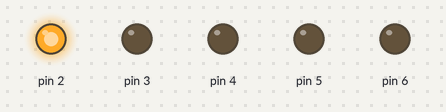
A sketch run on a simulated Arduino Uno, built with avr-gcc and run on an emulated ATmega328P. Parts: output pins drawn as LEDs (lit = HIGH).

Above: at 0.5 s.
At 1.5 s:
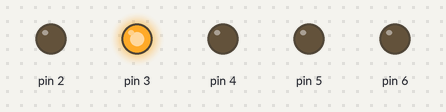
At 2.5 s:
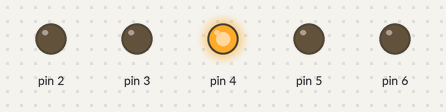
At 3.5 s:
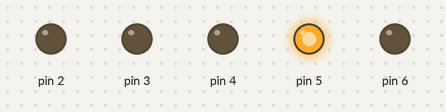
At 4.5 s:
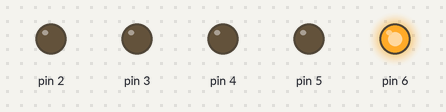
Timing chart, 0 to 6.5 s (numbered marks = the images above):
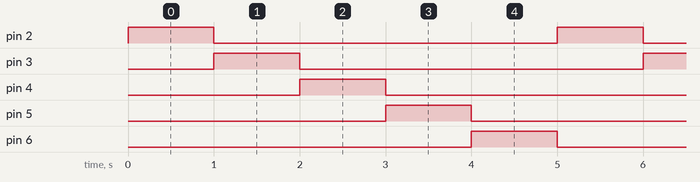

Measured:
- by itself, pin 2–6: alternates HIGH for 1.0 s and LOW for 4.0 s
- by itself, everything shown: repeats every 5.0 s, in 6 steps

The sketch:

Project_1.ino
```cpp
void setup() {
  //  setup LEDS
  pinMode(2, OUTPUT);
  pinMode(3, OUTPUT);
  pinMode(4, OUTPUT);
  pinMode(5, OUTPUT);
  pinMode(6, OUTPUT);
}

void loop() {
  // loop code for LED 1-5
  //Code for LED 1
  digitalWrite(2, HIGH);
  delay(1000);
  digitalWrite(2, LOW);
  //Code for LED 2
  digitalWrite(3, HIGH);
  delay(1000);
  digitalWrite(3, LOW);
  //LED 3
  digitalWrite(4, HIGH);
  delay(1000);
  digitalWrite(4, LOW);
  //LED 4
  digitalWrite(5, HIGH);
  delay(1000);
  digitalWrite(5, LOW);
  //LED 5
  digitalWrite(6, HIGH);
  delay(1000);
  digitalWrite(6, LOW);

}
```
